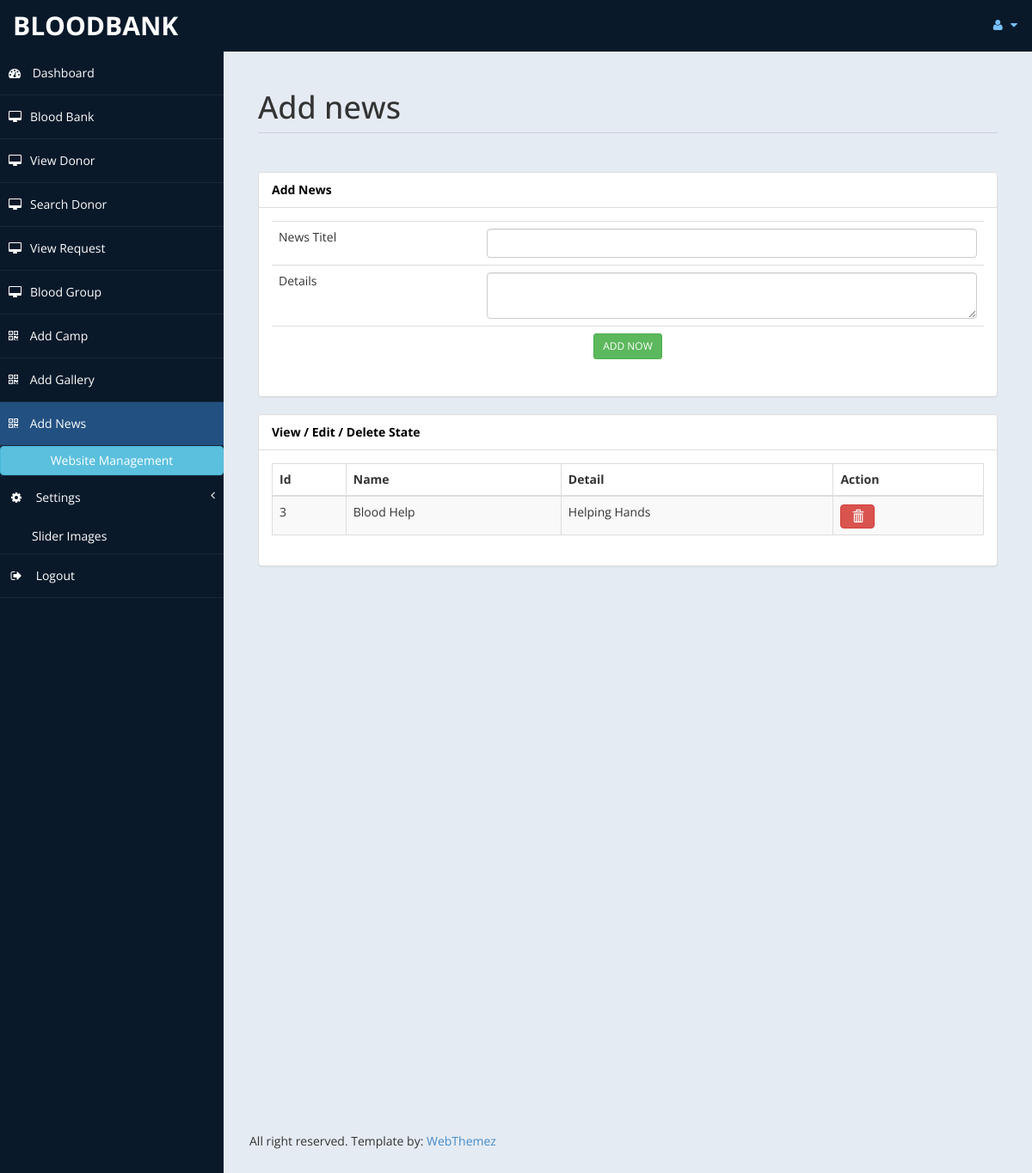
Screenshot of /admin/addnews.php (signed in) with the database file from the repository.
### tables this page shows
CREATE TABLE IF NOT EXISTS `news` (
  `id` int(10) NOT NULL AUTO_INCREMENT,
  `news` varchar(50) NOT NULL,
  `description` varchar(50) NOT NULL,
  PRIMARY KEY (`id`)
);

### admin/addnews.php (the view, shortened to what this page needs)
<?php
include("config.php");
?>
<!DOCTYPE html>
<html xmlns="http://www.w3.org/1999/xhtml">
<head>
    <link href="assets/css/bootstrap.css" rel="stylesheet" />
    <link href="assets/css/font-awesome.css" rel="stylesheet" />
    <link href="assets/js/morris/morris-0.4.3.min.css" rel="stylesheet" />
    <link href="assets/css/custom-styles.css" rel="stylesheet" />
</head>
<body>
    <div id="wrapper">
        <nav class="navbar navbar-default top-navbar" role="navigation">
            <div class="navbar-header">
                <a class="navbar-brand" href="home.php">Bloodbank</a>
            </div>
            <ul class="nav navbar-top-links navbar-right">
                <li class="dropdown">
                    <a class="dropdown-toggle" data-toggle="dropdown" href="#" aria-expanded="false">
                        <i class="fa fa-user fa-fw"></i> <i class="fa fa-caret-down"></i>
                    </a>
                </li>
            </ul>
        </nav>
         <nav class="navbar-default navbar-side" role="navigation">
            <div class="sidebar-collapse">
                <ul class="nav" id="main-menu">
                    <li>
                        <a href="home.php"><i class="fa fa-dashboard"></i> Dashboard</a>
                    </li>
                     <li>
                        <a href="bloodbank.php"><i class="fa fa-desktop"></i>Blood Bank</a>
                    </li>
					<li>
                        <a href="view_donor.php"><i class="fa fa-desktop"></i>View Donor</a>
                    </li>
					<li>
                        <a href="search_donor.php"><i class="fa fa-desktop"></i>Search Donor</a>
                    </li>
					<li>
                        <a href="view_request.php"><i class="fa fa-desktop"></i>View Request</a>
                    </li>
                    <li>
                        <a href="bloodgroup.php"><i class="fa fa-desktop"></i>Blood Group</a>
                    </li>
                    <li>
                        <a href="addcamp.php"><i class="fa fa-qrcode"></i> Add Camp</a>
                    </li>
                    <li>
                        <a href="addgallery.php"><i class="fa fa-qrcode"></i> Add Gallery</a>
                    </li>
                    <li>
                        <a  class="active-menu" href="addnews.php"><i class="fa fa-qrcode"></i> Add News</a>
                    </li>
                    <li>
                        <button class="btn btn-block btn-info">Website Management</button>
                    </li>
                    <li>
                        <a href="#"><i class="fa fa-gear fa-fw"></i> Settings<span class="fa arrow"></span></a>
                        <ul class="nav nav-second-level">
                            <li>
                                <a href="addslider.php">Slider Images</a>
                            </li>
                        </ul>
                    </li>
                    <li>
                        <a href="logout.php"><i class="fa fa-sign-out fa-fw"></i> Logout</a>
                    </li>
                </ul>
            </div>
        </nav>
        <div id="page-wrapper" >
            <div id="page-inner">
			 <div class="row">
                    <div class="col-md-12">
                        <h1 class="page-header">
                           Add news
                        </h1>
                    </div>
                </div>
               <div class="row">
                <div class="col-md-12">
                    <div class="panel panel-default">
                        <div class="panel-heading">
                             Add News
                        </div>
                        <div class="panel-body">
                            <div class="table-responsive">
                            <form method="post" action="">
                            <table class="table">
                            <tr><td>News Titel</td>
                            <td><input type="text" name="news" class="form-control"></td></tr>
                             <tr>
                             <td>Details</td>
                            <td><textarea name="description" class="form-control"></textarea></td></tr>
                           <tr> <td colspan="2" align="center"><input type="submit" name="save" value="ADD NOW" class="btn btn-sm btn-success"></td>
                            </tr>
                            </table>
                            </form>
                            </div>
                        </div>
                        </div>
                      </div>
                      </div>
            <div class="row">
                <div class="col-md-12">
                    <div class="panel panel-default">
                        <div class="panel-heading">
                             View / Edit / Delete State
                        </div>
                        <div class="panel-body">
                            <div class="table-responsive">
                            <?php
							$query1="select * from news";
							$res1=mysqli_query($con,$query1);
							if(mysqli_num_rows($res1)>=0)
							{
								?>
                                 <table class="table table-striped table-bordered table-hover" id="dataTables-example">
                                    <thead>
                                        <tr>
                                            <th>Id</th>
                                            <th>Name</th>
                                            <th>Detail</th>
                                            <th>Action</th>
                                        </tr>
                                    </thead>
                                    <tbody>
                                <?php
								while($row=mysqli_fetch_array($res1))
								{
								?>
                                        <tr class="odd gradeX">
                                            <td><?php echo $row['id']; ?></td>
                                            <td><?php echo $row['news']; ?></td>
                                             <td><?php echo $row['description']; ?></td>
                                            <td><a href="deletenews.php?id=<?php echo $row['id']; ?>" title="Delete" class="btn btn-danger glyphicon glyphicon-trash"> </a></td>
                                        </tr>
                                        <?php
                                }
							}
							?>
                                    </tbody>
                                </table>
                            </div>
                        </div>
                    </div>
                </div>
            </div>
        </div>
               <footer><p>All right reserved. Template by: <a href="http://webthemez.com">WebThemez</a></p></footer>
    </div>
            </div>
</body>
</html>

### admin/assets/css/custom-styles.css (style rules this page uses)
body { font-family: 'Open Sans', sans-serif; }
#wrapper { width: 100%; background:#09192A; }
#page-wrapper { padding: 15px 15px; min-height: 600px; background:#E5EBF2; }
#page-inner { width:100%; margin:10px 20px 10px 0px; background-color:transparent; padding:10px; min-height:1200px; }
h1, .h1, h2, .h2, h3, .h3 { margin-top: 7px; margin-bottom: -5px; }
p { font-size:16px; line-height:25px; padding-top:20px; }
.page-header { padding-bottom: 9px; margin: 10px 0 45px; border-bottom: 1px solid #C7D1DD; }
.panel-default > .panel-heading { color: #000; background-color: #FFFFFF; border-color: #ddd; font-weight:bold; }
footer p { font-size: 14px; }
.top-navbar { margin:0px; }
.top-navbar .navbar-brand { color: #fff; width: 260px; text-align: left; height: 60px; font-size: 30px; font-weight: 700; text-transform: uppercase; line-height: 30px; }
.top-navbar .nav > li { position: relative; display: inline-block; }
.top-navbar .nav > li > a { position: relative; display: block; padding: 19px 15px; color: #77C0FD; }
.active-menu { background-color:#225081!important; }
.arrow { float: right; }
.fa.arrow:before { content: "\f104"; }
.nav-second-level li, .nav-third-level li { border-bottom: none !important; }
.nav-second-level li a { padding-left: 37px; }
.sidebar-collapse , .sidebar-collapse .nav { background:none; }
.sidebar-collapse .nav { padding:0; }
.sidebar-collapse .nav > li > a { color:#fff; background:transparent; text-shadow:none; }
.sidebar-collapse > .nav > li > a { padding:15px 10px; }
.sidebar-collapse > .nav > li { border-bottom: 1px solid rgba(107, 108, 109, 0.19); }
.navbar-side { border:none; background-color: transparent; }
.top-navbar { background:#09192A; border-bottom:none; }
.top-navbar .nav > li > a > i { margin-right: 2px; }
.navbar-default { border:0px solid black; }
.navbar-header { background: #09192A; }
.nav > li > a > i { margin-right:10px; }
@media (min-width:768px) { #page-wrapper { margin: 0 0 0 260px; padding: 15px 30px; min-height: 1200px; } }
@media (min-width:768px) { .navbar-side { z-index: 1; position: absolute; width: 260px; } }
@media (min-width:768px) { .navbar { border-radius: 0px; } }

### rows the page displays
news: id "3", news "Blood Help", description "Helping Hands"
